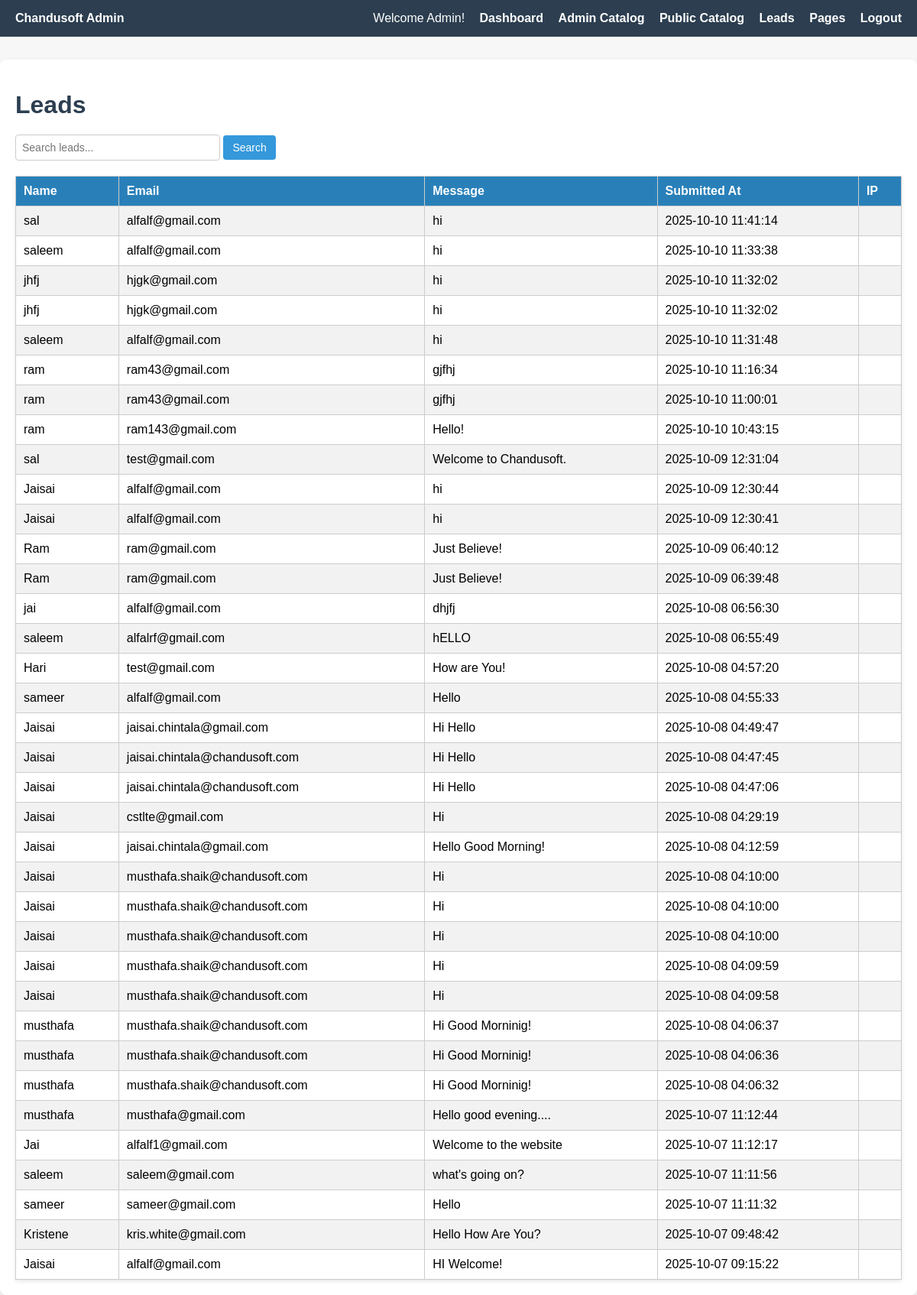
Screenshot of /admin/admin-leads.php (signed in) with the database file from the repository.
### tables this page shows
CREATE TABLE `leads` (
  `id` int NOT NULL AUTO_INCREMENT,
  `name` varchar(100) NOT NULL,
  `email` varchar(255) NOT NULL,
  `message` text NOT NULL,
  `created_at` timestamp NULL DEFAULT CURRENT_TIMESTAMP,
  PRIMARY KEY (`id`)
);

### admin/admin-leads.php (the view, shortened to what this page needs)
    <?php
$host = 'localhost';
$dbUser = 'root';
$dbPass = '';
$dbName = 'chandusoft';
$conn = new mysqli($host, $dbUser, $dbPass, $dbName);
$search = $_GET['search'] ?? '';
$search = trim($search);
if ($search !== '') {
    $stmt = $conn->prepare("SELECT * FROM leads WHERE id LIKE ? OR name LIKE ? OR email LIKE ? OR message LIKE ? ORDER BY id DESC");
    $likeSearch = "%$search%";
    $stmt->bind_param("ssss", $likeSearch, $likeSearch, $likeSearch, $likeSearch);
    $stmt->execute();
    $resultLatest = $stmt->get_result();
} else {
    $resultLatest = $conn->query("SELECT * FROM leads ORDER BY id DESC");
}
$user = $_SESSION['user'];
$role = htmlspecialchars(ucfirst($user['role'] ?? 'Guest'));
?>
<!DOCTYPE html>
<html>
<head>
</head>
<body>
<div class="navbar">
    <div><strong>Chandusoft Admin</strong></div>
    <div class="links">
        Welcome <?= $role ?>!
        <a href="/app/dashboard.php">Dashboard</a>
    <?php if ($role === 'Admin'): ?>
        <a href="/admin/catalog.php">Admin Catalog</a>
        <a href="/public/catalog.php">Public Catalog</a>
    <?php elseif ($role === 'Editor'): ?>
        <a href="/public/catalog.php">Public Catalog</a>
    <?php endif; ?>
        <a href="/admin/admin-leads.php">Leads</a>
        <a href="/admin/pages.php">Pages</a>
        <a href="/admin/logout.php">Logout</a>
    </div>
    </div>
<div class="content">
    <h1>Leads</h1>
    <form method="get" class="search-form">
        <input type="text" name="search" placeholder="Search leads..." value="<?= htmlspecialchars($search) ?>">
        <input type="submit" value="Search">
    </form>
    <table>
        <tr><th>Name</th><th>Email</th><th>Message</th><th>Submitted At</th><th>IP</th></tr>
        <?php while($row = $resultLatest->fetch_assoc()): ?>
        <tr>
            <td><?= htmlspecialchars($row['name']) ?></td>
            <td><?= htmlspecialchars($row['email']) ?></td>
            <td><?= htmlspecialchars($row['message']) ?></td>
            <td><?= htmlspecialchars($row['created_at']) ?></td>
            <td><?= !empty($row['IP']) ? htmlspecialchars($row['IP']) : '' ?></td>
        </tr>
        <?php endwhile; ?>
    </table>
</div>
</body>
</html>

### admin/admin-leads.php (style rules this page uses)
body { font-family: Arial, sans-serif; background: #f7f7f7; margin: 0; padding: 0; }
.navbar { background-color: #2c3e50; color: white; padding: 15px 20px; display: flex; justify-content: space-between; align-items: center; }
.navbar .links a { color: white; text-decoration: none; margin-left: 15px; font-weight: bold; }
.content { padding: 20px; max-width: 1200px; margin: auto; background: white; margin-top: 30px; border-radius: 8px; box-shadow: 0 4px 10px rgba(0,0,0,0.1); }
h1 { margin-bottom: 20px; color: #2c3e50; }
.search-form { margin-bottom: 20px; }
.search-form input[type="text"] { padding: 8px; font-size: 14px; border: 1px solid #ccc; border-radius: 4px; width: 250px; }
.search-form input[type="submit"] { padding: 8px 12px; font-size: 14px; border: none; background-color: #3498db; color: white; border-radius: 4px; cursor: pointer; }
table { border-collapse: collapse; width: 100%; margin-top: 15px; box-shadow: 0 2px 5px rgba(0,0,0,0.1); }
th, td { border: 1px solid #ccc; padding: 10px; text-align: left; }
th { background-color: #2980b9; color: white; }
tr:nth-child(even) { background: #f2f2f2; }

### rows the page displays
leads: name "sal", email "alfalf@gmail.com", message "hi", created_at "2025-10-10 11:41:14"
leads: name "saleem", email "alfalf@gmail.com", message "hi", created_at "2025-10-10 11:33:38"
leads: name "jhfj", email "hjgk@gmail.com", message "hi", created_at "2025-10-10 11:32:02"
leads: name "jhfj", email "hjgk@gmail.com", message "hi", created_at "2025-10-10 11:32:02"
leads: name "saleem", email "alfalf@gmail.com", message "hi", created_at "2025-10-10 11:31:48"
leads: name "ram", email "ram43@gmail.com", message "gjfhj", created_at "2025-10-10 11:16:34"
leads: name "ram", email "ram43@gmail.com", message "gjfhj", created_at "2025-10-10 11:00:01"
leads: name "ram", email "ram143@gmail.com", message "Hello!", created_at "2025-10-10 10:43:15"
leads: name "sal", email "test@gmail.com", message "Welcome to Chandusoft.", created_at "2025-10-09 12:31:04"
leads: name "Jaisai", email "alfalf@gmail.com", message "hi", created_at "2025-10-09 12:30:44"
leads: name "Jaisai", email "alfalf@gmail.com", message "hi", created_at "2025-10-09 12:30:41"
leads: name "Ram", email "ram@gmail.com", message "Just Believe!", created_at "2025-10-09 06:40:12"
leads: name "Ram", email "ram@gmail.com", message "Just Believe!", created_at "2025-10-09 06:39:48"
leads: name "jai", email "alfalf@gmail.com", message "dhjfj", created_at "2025-10-08 06:56:30"
leads: name "saleem", email "alfalrf@gmail.com", message "hELLO", created_at "2025-10-08 06:55:49"
leads: name "Hari", email "test@gmail.com", message "How are You!", created_at "2025-10-08 04:57:20"
leads: name "sameer", email "alfalf@gmail.com", message "Hello", created_at "2025-10-08 04:55:33"
leads: name "Jaisai", email "jaisai.chintala@gmail.com", message "Hi Hello", created_at "2025-10-08 04:49:47"
leads: name "Jaisai", email "jaisai.chintala@chandusoft.com", message "Hi Hello", created_at "2025-10-08 04:47:45"
leads: name "Jaisai", email "jaisai.chintala@chandusoft.com", message "Hi Hello", created_at "2025-10-08 04:47:06"
leads: name "Jaisai", email "cstlte@gmail.com", message "Hi", created_at "2025-10-08 04:29:19"
leads: name "Jaisai", email "jaisai.chintala@gmail.com", message "Hello Good Morning!", created_at "2025-10-08 04:12:59"
leads: name "Jaisai", email "musthafa.shaik@chandusoft.com", message "Hi", created_at "2025-10-08 04:10:00"
leads: name "Jaisai", email "musthafa.shaik@chandusoft.com", message "Hi", created_at "2025-10-08 04:10:00"
leads: name "Jaisai", email "musthafa.shaik@chandusoft.com", message "Hi", created_at "2025-10-08 04:10:00"
leads: name "Jaisai", email "musthafa.shaik@chandusoft.com", message "Hi", created_at "2025-10-08 04:09:59"
leads: name "Jaisai", email "musthafa.shaik@chandusoft.com", message "Hi", created_at "2025-10-08 04:09:58"
leads: name "musthafa", email "musthafa.shaik@chandusoft.com", message "Hi Good Morninig!", created_at "2025-10-08 04:06:37"
leads: name "musthafa", email "musthafa.shaik@chandusoft.com", message "Hi Good Morninig!", created_at "2025-10-08 04:06:36"
leads: name "musthafa", email "musthafa.shaik@chandusoft.com", message "Hi Good Morninig!", created_at "2025-10-08 04:06:32"
leads: name "musthafa", email "musthafa@gmail.com", message "Hello good evening....", created_at "2025-10-07 11:12:44"
leads: name "Jai", email "alfalf1@gmail.com", message "Welcome to the website", created_at "2025-10-07 11:12:17"
leads: name "saleem", email "saleem@gmail.com", message "what's going on?", created_at "2025-10-07 11:11:56"
leads: name "sameer", email "sameer@gmail.com", message "Hello", created_at "2025-10-07 11:11:32"
leads: name "Kristene", email "kris.white@gmail.com", message "Hello How Are You?", created_at "2025-10-07 09:48:42"
leads: name "Jaisai", email "alfalf@gmail.com", message "HI Welcome!", created_at "2025-10-07 09:15:22"

### other values shown
$role "Admin"
